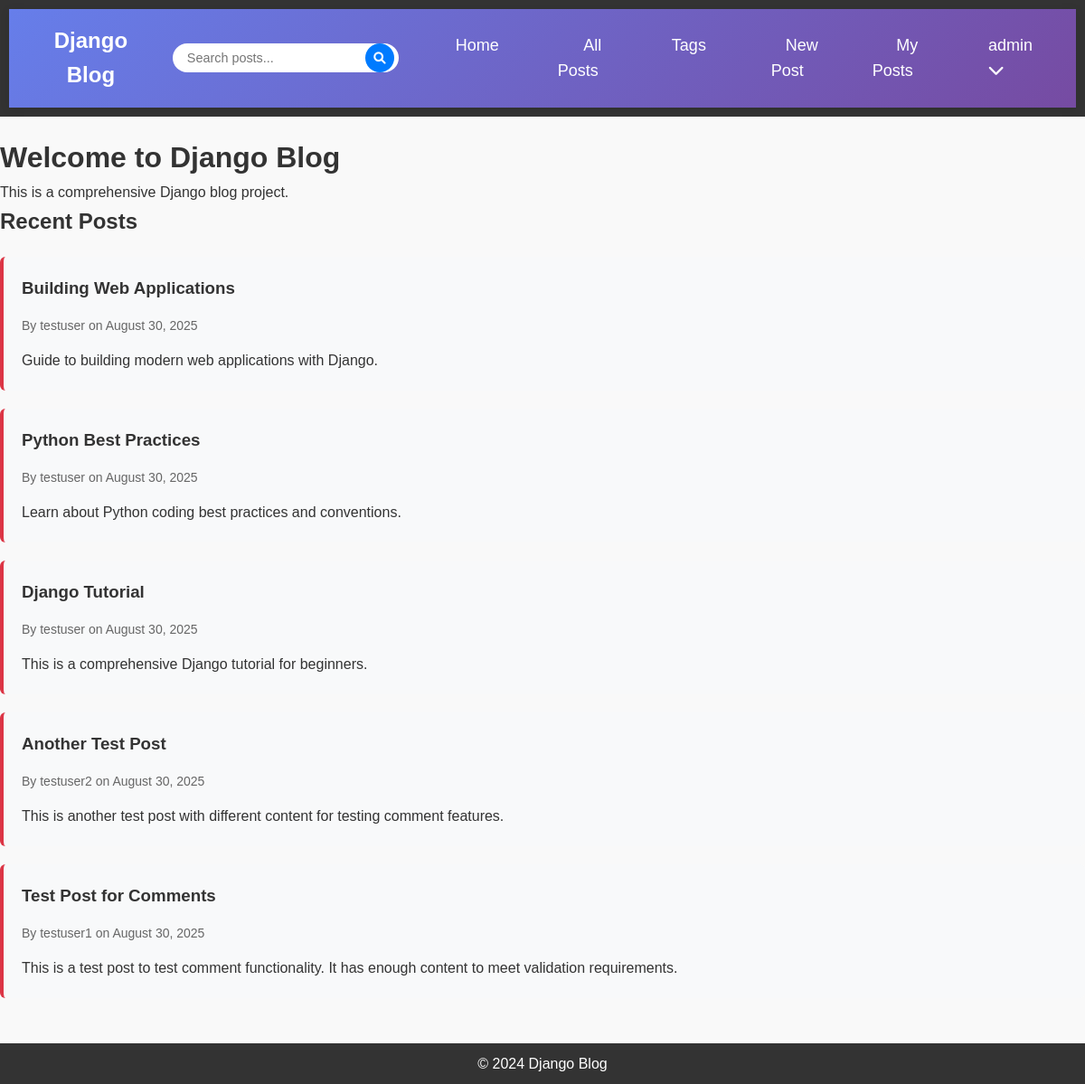
The app's page / (signed in) with its own data.
### blog/models.py (models this page shows, shortened)
class Post(models.Model):
    title = models.CharField(max_length=200)
    content = models.TextField()
    published_date = models.DateTimeField(auto_now_add=True)
    updated_date = models.DateTimeField(auto_now=True)
    author = models.ForeignKey(User, on_delete=models.CASCADE)
    tags = models.ManyToManyField(Tag, blank=True, related_name='posts')
    class Meta:
        ordering = ['-published_date']

### blog/views.py (the view)
# urls.py: path('', views.home, name='home'),
def home(request):
    posts = Post.objects.all()[:5]  # Get the 5 most recent posts
    return render(request, 'blog/home.html', {'posts': posts})

### blog/templates/blog/home.html (shortened to what this page needs)
{% extends 'blog/base.html' %}
{% block content %}
<div class="home-content">
    <h1>Welcome to Django Blog</h1>
    <p>This is a comprehensive Django blog project.</p>
    <div class="recent-posts">
        <h2>Recent Posts</h2>
        {% if posts %}
            {% for post in posts %}
                <div class="post-preview">
                    <h3>{{ post.title }}</h3>
                    <p class="post-meta">By {{ post.author.username }} on {{ post.published_date|date:"F d, Y" }}</p>
                    <p>{{ post.content|truncatewords:30 }}</p>
                </div>
            {% endfor %}
        {% else %}
            <p>No posts available yet.</p>
        {% endif %}
    </div>
</div>
{% endblock %}

### blog/templates/blog/base.html (shortened to what this page needs)
{% load static %}
<!DOCTYPE html>
<html lang="en">
<head>
    <link rel="stylesheet" href="https://cdnjs.cloudflare.com/ajax/libs/font-awesome/6.0.0/css/all.min.css">
    <link rel="stylesheet" href="{% static 'css/styles.css' %}">
</head>
<body>
    <header>
        <nav class="navbar">
            <div class="nav-brand">
                <a href="{% url 'home' %}">Django Blog</a>
            </div>
            <div class="nav-search">
                <form method="GET" action="{% url 'search-results' %}" class="search-form">
                    <div class="search-input-group">
                        <input type="text" name="q" placeholder="Search posts..." value="{{ request.GET.q }}" class="search-input">
                        <button type="submit" class="search-btn">
                            <i class="fas fa-search"></i>
                        </button>
                    </div>
                </form>
            </div>
            <div class="nav-menu">
                <ul class="nav-links">
                    <li><a href="{% url 'home' %}">Home</a></li>
                    <li><a href="{% url 'post-list' %}">All Posts</a></li>
                    <li><a href="{% url 'tag-list' %}">Tags</a></li>
                    {% if user.is_authenticated %}
                        <li><a href="{% url 'post-create' %}">New Post</a></li>
                        <li><a href="{% url 'user-posts' user.username %}">My Posts</a></li>
                        <li class="nav-dropdown">
                            <a href="#" class="dropdown-toggle">{{ user.username }} <i class="fas fa-chevron-down"></i></a>
                        </li>
                    {% else %}
                        <li><a href="{% url 'login' %}">Login</a></li>
                        <li><a href="{% url 'register' %}">Register</a></li>
                    {% endif %}
                </ul>
            </div>
        </nav>
    </header>
    <div class="content">
        {% block content %}{% endblock %}
    </div>
    <footer>
        <p>&copy; 2024 Django Blog</p>
    </footer>
</body>
</html>

### blog/static/css/styles.css (style rules this page uses)
* { margin: 0; padding: 0; box-sizing: border-box; }
body { font-family: Arial, sans-serif; background-color: #f9f9f9; color: #333; line-height: 1.6; }
header { background-color: #333; padding: 10px; text-align: center; }
header nav ul { list-style-type: none; }
header nav ul li { display: inline; margin: 0 15px; }
header nav ul li a { color: white; text-decoration: none; font-size: 18px; transition: color 0.3s; }
.content { margin: 20px; max-width: 1200px; margin-left: auto; margin-right: auto; }
.post-meta { color: #666; font-size: 14px; margin-bottom: 15px; }
footer { text-align: center; margin-top: 50px; padding: 10px; background-color: #333; color: white; }
.post-preview { background: #f8f9fa; padding: 20px; border-radius: 6px; margin: 20px 0; border-left: 4px solid #dc3545; }
.post-preview h3 { color: #333; margin-bottom: 15px; }

### blog/templates/blog/base.html (style rules this page uses)
.navbar { display: flex; justify-content: space-between; align-items: center; padding: 1rem 2rem; background: linear-gradient(135deg, #667eea 0%, #764ba2 100%); box-shadow: 0 2px 10px rgba(0,0,0,0.1); position: sticky; top: 0; z-index: 1000; }
.nav-brand a { color: white; text-decoration: none; font-size: 1.5rem; font-weight: bold; }
.nav-search { flex: 1; max-width: 400px; margin: 0 2rem; }
.search-form { width: 100%; }
.search-input-group { position: relative; display: flex; }
.search-input { flex: 1; padding: 0.5rem 3rem 0.5rem 1rem; border: none; border-radius: 25px; font-size: 0.9rem; outline: none; }
.search-btn { position: absolute; right: 5px; top: 50%; transform: translateY(-50%); background: #007bff; color: white; border: none; border-radius: 50%; width: 32px; height: 32px; cursor: pointer; display: flex; align-items: center; justify-content: center; transition: background 0.2s ease; }
.nav-menu { display: flex; align-items: center; }
.nav-links { display: flex; list-style: none; margin: 0; padding: 0; gap: 1rem; }
.nav-links a { color: white; text-decoration: none; padding: 0.5rem 1rem; border-radius: 20px; transition: background 0.2s ease; }
.nav-dropdown { position: relative; }
.dropdown-toggle { cursor: pointer; }

### records on screen
Post: title "Building Web Applications", author.username "testuser", published_date "August 30, 2025", content "Guide to building modern web applications with Django."
Post: title "Python Best Practices", author.username "testuser", published_date "August 30, 2025", content "Learn about Python coding best practices and conventions."
Post: title "Django Tutorial", author.username "testuser", published_date "August 30, 2025", content "This is a comprehensive Django tutorial for beginners."
Post: title "Another Test Post", author.username "testuser2", published_date "August 30, 2025", content "This is another test post with different content for testing comment features."
Post: title "Test Post for Comments", author.username "testuser1", published_date "August 30, 2025", content "This is a test post to test comment functionality. It has enough content to meet validation requirements."

### other values on screen
{{ user.username }} "admin"
